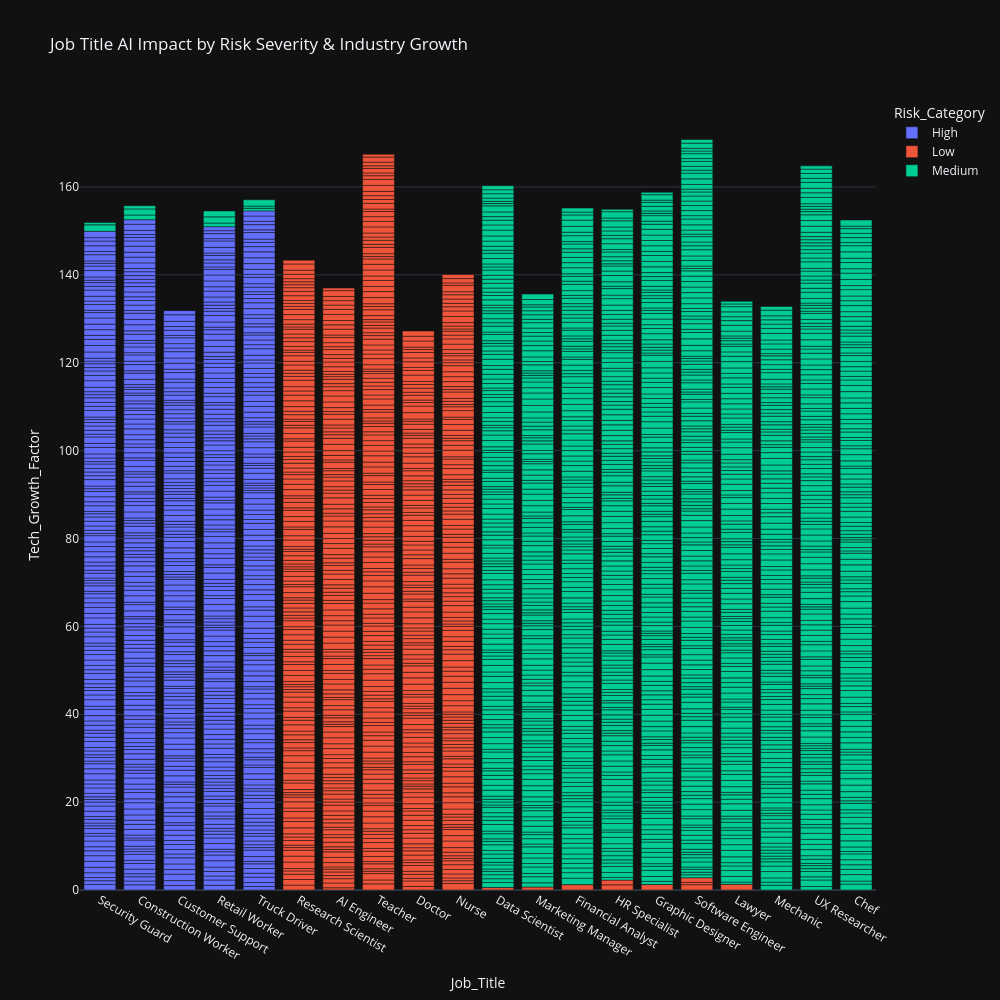

This figure's notebook cell:
### Markdown cell above
## The next visualization is focused on job titles and their respective risk categories against the tech growth factor, allow me to see the correlation between AI impact and the amount of technological growth for each role.

### Code cell
# Vusualizing the data differently with a bar plot and replacing AI exposure with tech growth potential.
fig2 = px.bar(data_frame=df, x='Job_Title', y='Tech_Growth_Factor', color='Risk_Category', template='plotly_dark', title='Job Title AI Impact by Risk Severity & Industry Growth', width=1000, height= 1000)
fig2

### Figure 1 — Plotly figure (JSON) as saved in the notebook; plotly's stock layout.template omitted (floating-point values rounded to 4 significant figures; data arrays with more than 128 entries replaced by an {"elided": "..."} marker saying what was removed)
{"data": [{"hovertemplate": "Risk_Category=High<br>Job_Title=%{x}<br>Tech_Growth_Factor=%{y}<extra></extra>", "legendgroup": "High", "marker": {"color": "#636efa", "pattern": {"shape": ""}}, "name": "High", "orientation": "v", "showlegend": true, "textposition": "auto", "type": "bar", "x": {"elided": "740 str values"}, "xaxis": "x", "y": {"elided": "740 float values"}, "yaxis": "y"}, {"hovertemplate": "Risk_Category=Low<br>Job_Title=%{x}<br>Tech_Growth_Factor=%{y}<extra></extra>", "legendgroup": "Low", "marker": {"color": "#EF553B", "pattern": {"shape": ""}}, "name": "Low", "orientation": "v", "showlegend": true, "textposition": "auto", "type": "bar", "x": {"elided": "739 str values"}, "xaxis": "x", "y": {"elided": "739 float values"}, "yaxis": "y"}, {"hovertemplate": "Risk_Category=Medium<br>Job_Title=%{x}<br>Tech_Growth_Factor=%{y}<extra></extra>", "legendgroup": "Medium", "marker": {"color": "#00cc96", "pattern": {"shape": ""}}, "name": "Medium", "orientation": "v", "showlegend": true, "textposition": "auto", "type": "bar", "x": {"elided": "1521 str values"}, "xaxis": "x", "y": {"elided": "1521 float values"}, "yaxis": "y"}], "layout": {"barmode": "relative", "height": 1000, "legend": {"title": {"text": "Risk_Category"}, "tracegroupgap": 0}, "title": {"text": "Job Title AI Impact by Risk Severity & Industry Growth"}, "width": 1000, "xaxis": {"anchor": "y", "domain": [0, 1], "title": {"text": "Job_Title"}}, "yaxis": {"anchor": "x", "domain": [0, 1], "title": {"text": "Tech_Growth_Factor"}}}}
